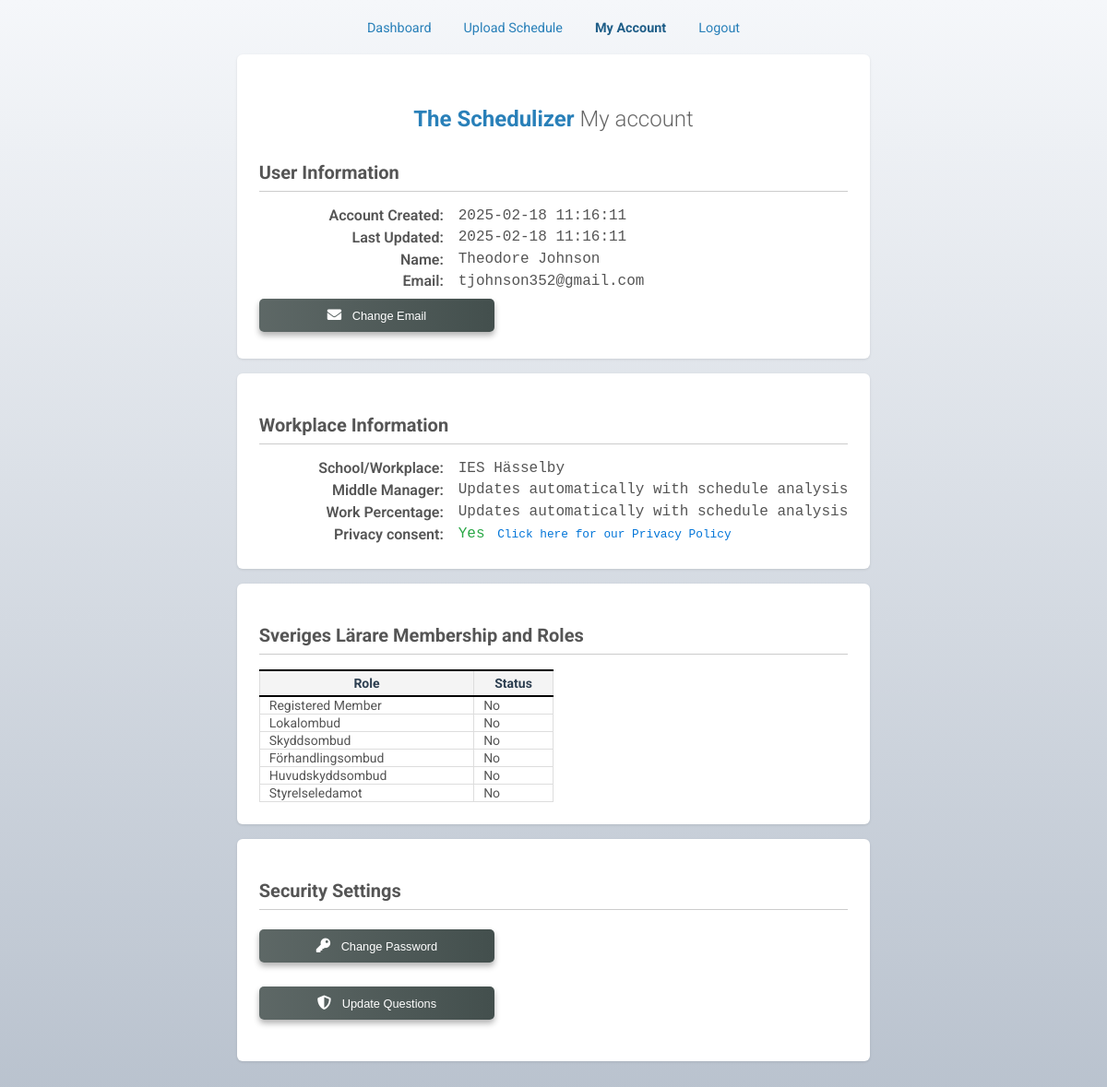
/account (signed in), run on the app's committed database.
### tables this page shows
CREATE TABLE users (
            user_id INTEGER PRIMARY KEY AUTOINCREMENT,  -- Auto-generate user_id
            first_name TEXT NOT NULL,
            last_name TEXT NOT NULL,
            school_id INTEGER NOT NULL,
            consent BOOLEAN NOT NULL CHECK (consent IN (0, 1)),
            created_at TIMESTAMP DEFAULT CURRENT_TIMESTAMP,
            updated_at TIMESTAMP DEFAULT CURRENT_TIMESTAMP,
            FOREIGN KEY (school_id) REFERENCES schools(school_id)
        );

CREATE TABLE user_auth (
            user_id INTEGER PRIMARY KEY,  -- Must match `users.user_id`
            login_id TEXT UNIQUE NOT NULL,  -- Email address
            password_hash TEXT NOT NULL,
            is_admin INTEGER DEFAULT 0 CHECK (is_admin IN (0,1,2,3,4,5)),  -- 4 = central officer, 3 = local officer, 2 = unverified officer, 1 = member, 0 = Regular User
            security_question_1 TEXT NOT NULL,
            security_answer_1 TEXT NOT NULL,
            security_question_2 TEXT NOT NULL,
            security_answer_2 TEXT NOT NULL,
            security_question_3 TEXT NOT NULL,
            security_answer_3 TEXT NOT NULL,
            question_index INTEGER DEFAULT 0,
            login_attempts INTEGER DEFAULT 0,
            temp_password TEXT,
            created_at TIMESTAMP DEFAULT CURRENT_TIMESTAMP,
            updated_at TIMESTAMP DEFAULT CURRENT_TIMESTAMP,
            FOREIGN KEY (user_id) REFERENCES users(user_id) ON DELETE CASCADE
        );

CREATE TABLE schools (
            school_id INTEGER PRIMARY KEY AUTOINCREMENT,
            school_name TEXT UNIQUE NOT NULL
        );

### blueprints/account.py (the view)
@account_bp.route('/account', methods=['GET'])
def view_account():
    user_id = session.get("user_id")
    if not user_id:
        flash("You must be logged in to access this page.", "error")
        return redirect(url_for("auth_bp.login"))
    user = get_user(user_id)
    if not user:
        flash("User not found.", "error")
        return redirect(url_for("auth_bp.login"))
    security_questions = get_random_security_questions()
    conn = sqlite3.connect("user_data.db")
    cursor = conn.cursor()
    cursor.execute("""
        SELECT security_answer_1, security_answer_2, security_answer_3
        FROM user_auth WHERE user_id = ?
    """, (user_id,))
    security_answers = cursor.fetchone()
    conn.close()
    user["security_answer_1"] = security_answers[0] if security_answers else ""
    user["security_answer_2"] = security_answers[1] if security_answers else ""
    user["security_answer_3"] = security_answers[2] if security_answers else ""
    return render_template("view_my_account.html", user=user, security_questions=security_questions)

### app.py (called while the page is built)
@app.teardown_request
def clear_session(exception=None):
    essential_keys = ['user_id', 'role']  # Add keys you want to keep
    for key in list(session.keys()):
        if key not in essential_keys:
            session.pop(key, None)

### blueprints/authentication.py (called while the page is built)
def get_random_security_questions():
    file_path = "helpers/security_questions.txt"
    try:
        with open(file_path, "r", encoding="utf-8") as file:
            questions = [line.strip() for line in file if line.strip()]
        if len(questions) < 10:
            raise ValueError("Not enough questions in the file to select 10.")
        return random.sample(questions, 10)
    except FileNotFoundError:
        print("Error: Security questions file not found.")
        return []
    except ValueError as e:
        print(f"Error: {e}")
        return []

### templates/view_my_account.html (shortened to what this page needs)
{% extends "base.html" %}
{% block content %}
<div class="dashboard-menu">
    <ul class="menu-list">
        <li><a href="/dashboard">Dashboard</a></li>
        <li><a href="/">Upload Schedule</a></li>
        <li><a href="/account" class="active">My Account</a></li>
        <li><a href="/logout" class="logout">Logout</a></li>
    </ul>
</div>
<div class="card">
    <div class="account-container">
        <h2>The Schedulizer <span>My account</span></h2>
    </div>
    <h3>User Information</h3>
    <div class="row">
        <label>Account Created:</label>
        <p>{{ user.created_at }}</p>
    </div>
    <div class="row">
        <label>Last Updated:</label>
        <p>{{ user.updated_at }}</p>
    </div>
    <div class="row">
        <label>Name:</label>
        <p>{{ user.first_name|capitalize }} {{ user.last_name|capitalize }}</p>
    </div>
    <div class="row">
        <label>Email:</label>
        <p>{{ user.login_id }}</p>
    </div>
    <button id="editEmailBtn" class="btn-primary-a">
        <i class="fas fa-envelope"></i> <span>Change Email</span>
    </button>
</div>
<div class="card">
    <h3>Workplace Information</h3>
    <div class="row">
        <label>School/Workplace:</label>
        <p>{{ user.school_name }}</p>
    </div>
    <div class="row">
        <label>Middle Manager:</label>
        <p>{{ user.middle_manager }}</p>
    </div>
    <div class="row">
        <label>Work Percentage:</label>
        <p>{{ user.work_percent }}</p>
    </div>
    <div class="row privacy-row">
        <label>Privacy consent:</label>
        <p>
            <span class="consent-status {{ user.consent|lower }}">{{ user.consent }}</span>
            <a href="/privacy_policy" target="_blank" class="privacy-policy-link" style = "font-size: .8em">Click here for our Privacy Policy</a>
        </p>
    </div>
</div>
<div class="card">
    <h3>Sveriges Lärare Membership and Roles</h3>
    <table class="table" style="width: 50%">
        <thead>
            <tr>
                <th>Role</th>
                <th>Status</th>
            </tr>
        </thead>
        <tbody>
            <tr>
                <td>Registered Member</td>
                <td class="{{ 'status' if user.sl_member == 'Yes' else '' }}">{{ user.sl_member }}</td>
            </tr>
            <tr>
                <td>Lokalombud</td>
                <td class="{{ 'status' if user.lokalombud == 'Yes' else '' }}">{{ user.lokalombud }}</td>
            </tr>
            <tr>
                <td>Skyddsombud</td>
                <td class="{{ 'status' if user.skyddsombud == 'Yes' else '' }}">{{ user.skyddsombud }}</td>
            </tr>
            <tr>
                <td>Förhandlingsombud</td>
                <td class="{{ 'status' if user.forhandlingsombud == 'Yes' else '' }}">{{ user.forhandlingsombud }}</td>
            </tr>
            <tr>
                <td>Huvudskyddsombud</td>
                <td class="{{ 'status' if user.huvudskyddsombud == 'Yes' else '' }}">{{ user.huvudskyddsombud }}</td>
            </tr>
            <tr>
                <td>Styrelseledamot</td>
                <td class="{{ 'status' if user.styrelseledamot == 'Yes' else '' }}">{{ user.styrelseledamot }}</td>
            </tr>
        </tbody>
    </table>
</div>
<div class="card" style = "margin-bottom: 5em;">
    <h3>Security Settings</h3>
    <div class="change-password-container" style="margin-bottom: 1em;">
        <button id="changePasswordBtn" class="btn-primary-a">
            <i class="fas fa-key"></i> <span>Change Password</span>
        </button>
    </div>
    <div class="security-questions-container" style="margin-bottom: 1em;">
        <button id="updateSecurityBtn" class="btn-primary-a">
            <i class="fas fa-shield-alt"></i> <span>Update Questions</span>
        </button>
    </div>
</div>
{% endblock %}

### templates/base.html (shortened to what this page needs)
<!DOCTYPE html>
<html lang="en">
<head>
    <link rel="stylesheet" href="https://cdn.jsdelivr.net/npm/sweetalert2@11/dist/sweetalert2.min.css">
    <link rel="stylesheet" href="https://cdnjs.cloudflare.com/ajax/libs/font-awesome/5.15.4/css/all.min.css">
    <link rel="stylesheet" href="{{ url_for('static', filename='css/styles.css') }}">
</head>
<body>
    <main>
        {% block content %}{% endblock %}
    </main>
</body>
</html>

### static/css/styles.css (style rules this page uses)
body { background: linear-gradient(to bottom, #f5f7fa, #8393a894); display: flex; justify-content: center; align-items: center; margin-top: 50px; margin-bottom: 50px; min-height: 100vh; margin: 0; padding: 0; font-family: 'Roboto', sans-serif; color: #555; }
table { width: 100%; border-collapse: collapse; font-size: 14px; border: 1px solid #ddd; text-align: left; }
table th { background-color: #f4f4f4; color: #2c3e50; text-align: center; font-weight: 700; padding: 5px; border: 1px solid #ddd; border-bottom: 2px solid black; border-top: 2px solid black; }
table td { padding: 1px; padding-left: 10px; border: 1px solid #ddd; }
.btn-primary-a { background: linear-gradient(to left, #434f4d, #434f4ddb); color: #ffffff; padding: 10px 1.2em; font-size: .8em; font-weight: none; border: none; border-radius: 5px; width: 40%; cursor: pointer; margin: 5px auto; }
.btn-primary-a i { font-size: 1.2em; }
.btn-primary, .btn-primary-a, .btn-primary-b, .btn-primary-c, .btn-secondary { box-shadow: 0 4px 6px rgba(0, 0, 0, 0.3); }
.btn-primary i, .btn-secondary i, .btn-primary-a i, .btn-primary-b i, .btn-primary-c i { margin-right: 8px; }
a { text-decoration: none; }
.dashboard-menu { background-color: transparent; margin-bottom: 20px; margin-top: 20px; border-radius: 8px; text-align: center; }
.menu-list { list-style: none; display: flex; justify-content: center; margin: 0; padding: 0; gap: 15px; }
.menu-list li { display: inline-block; }
.menu-list a { color: #2980b9; text-decoration: none; font-size: 0.9em; font-weight: normal; padding: 5px 10px; border-radius: 5px; transition: background-color 0.3s ease, color 0.3s ease; }
.menu-list a.active { color: #1f5e88; pointer-events: none; font-weight: 2; font-weight: bold; }
.card { background-color: #fff; border-radius: 6px; box-shadow: 0 1px 3px rgba(0,0,0,0.1); padding: 1.5rem; margin-bottom: 1rem; }
.row privacy-row, .row { display: flex; align-items: center; margin-bottom: 0.3rem; gap: 1rem; }
.row privacy-row label, .row label { width: 200px; font-weight: 600; text-align: right; font-size: 1em; }
.row privacy-row p, .row p, .consent-status { margin: 0; font-family: "Courier New", Courier, monospace; font-size: 1em; }
.consent-status.yes { color: #28a745; }

### templates/view_my_account.html (style rules this page uses)
.account-container { width: 600px; margin: 2rem auto; padding: 0 1rem; text-align: center; }
h2 { font-size: 1.5rem; margin-bottom: 1rem; color: #2980b9; }
h2 span { font-weight: 300; color: #666; }
h3 { font-size: 1.25rem; margin-bottom: 1rem; border-bottom: 1px solid #ccc; padding-bottom: 0.5rem; }
.privacy-policy-link { color: #0275d8; text-decoration: none; margin-left: 0.25rem; }

### data on the page
users: created_at "2025-02-18 11:16:11", updated_at "2025-02-18 11:16:11", first_name "Theodore", last_name "Johnson"
user_auth: login_id "tjohnson352@gmail.com"
schools: school_name "IES Hässelby"

### other printed values
{{ user.middle_manager }} "Updates automatically with schedule analysis"
{{ user.work_percent }} "Updates automatically with schedule analysis"
{{ user.consent }} "Yes"
{{ user.sl_member }} "No"
{{ user.lokalombud }} "No"
{{ user.skyddsombud }} "No"
{{ user.forhandlingsombud }} "No"
{{ user.huvudskyddsombud }} "No"
{{ user.styrelseledamot }} "No"
